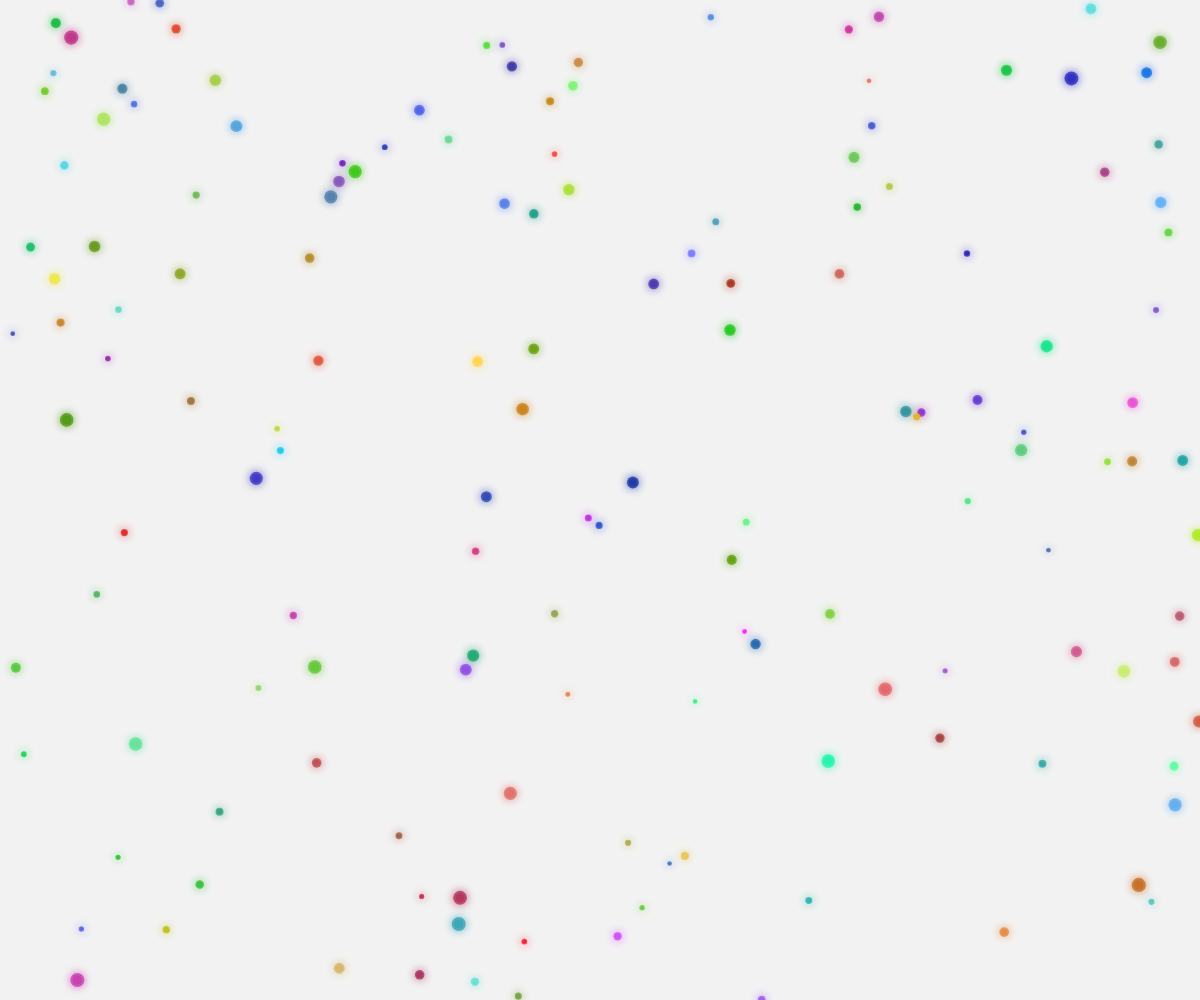
Frame 1 (no input)
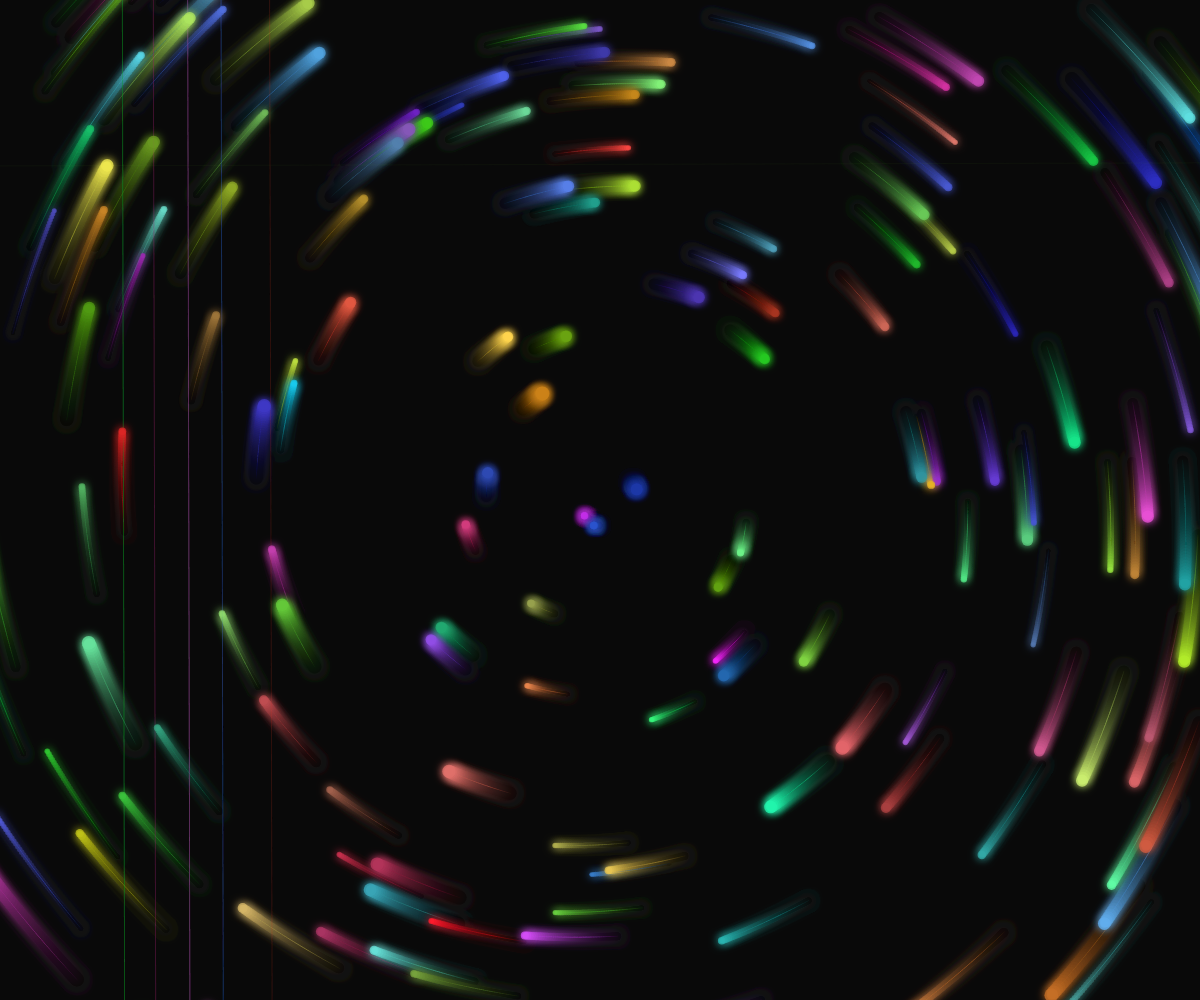
Frame 60 (no input)
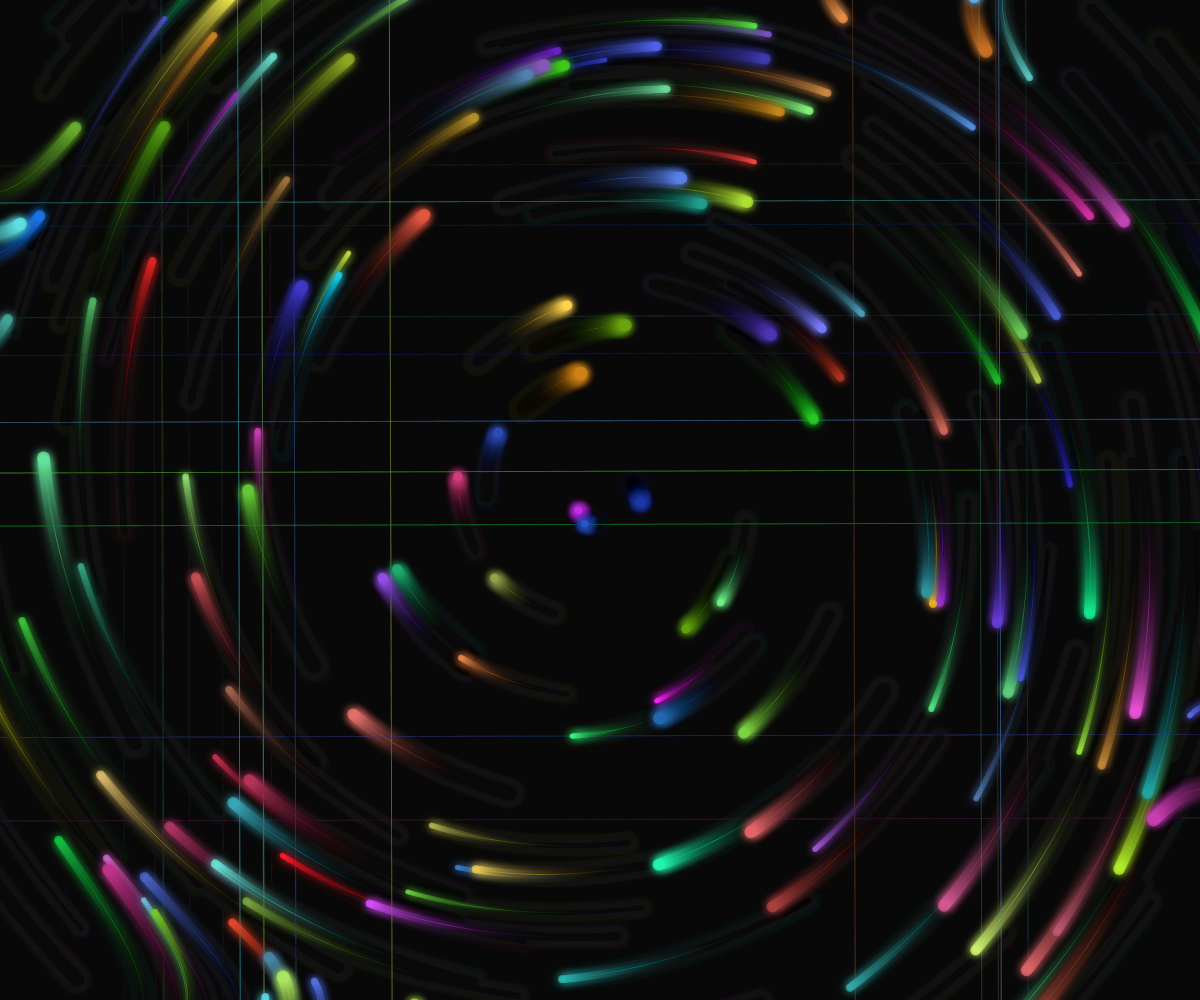
Frame 120 (the mouse pressed at the canvas centre since frame 60)

The p5.js sketch that drew these frames (run headless with seeded random() and noise() and a simulated clock; from frame 60 on, the mouse is pressed at the canvas centre):

// p5.js sketch
// ── sketch.js
let orbs = [];
const orbCount = 150;

function setup() {
  createCanvas(windowWidth, windowHeight);
  colorMode(HSB, 360, 100, 100, 1);
  
  // Create orbs with random properties
  for (let i = 0; i < orbCount; i++) {
    orbs.push({
      x: random(width),
      y: random(height),
      size: random(3, 8),
      hue: random(360),
      saturation: random(50, 90),
      brightness: random(60, 100),
      speedX: 0,
      speedY: 0,
      pulseSpeed: random(0.01, 0.03),
      pulsePhase: random(TWO_PI),
      originalSize: random(3, 8),
      trail: []
    });
  }
}

function draw() {
  background(220, 5, 5, 0.05);
  
  // Update and display orbs
  for (let i = 0; i < orbs.length; i++) {
    let orb = orbs[i];
    
    // Calculate current force from center
    let dx = orb.x - width/2;
    let dy = orb.y - height/2;
    let distance = sqrt(dx * dx + dy * dy);
    
    if (distance > 10) {
      // Radial force away from center
      let angle = atan2(dy, dx);
      let radialForce = 0.0005 * (1 - distance / max(width, height));
      
      orb.speedX += cos(angle) * radialForce;
      orb.speedY += sin(angle) * radialForce;
    }
    
    // Add some swirling motion
    let swirlForce = 0.0002;
    orb.speedX += -dy * swirlForce;
    orb.speedY += dx * swirlForce;
    
    // Dampen velocity
    orb.speedX *= 0.97;
    orb.speedY *= 0.97;
    
    // Update position
    orb.x += orb.speedX;
    orb.y += orb.speedY;
    
    // Wrap around edges
    if (orb.x < -50) orb.x = width + 50;
    if (orb.x > width + 50) orb.x = -50;
    if (orb.y < -50) orb.y = height + 50;
    if (orb.y > height + 50) orb.y = -50;
    
    // Add current position to trail
    orb.trail.push({x: orb.x, y: orb.y});
    
    // Limit trail length
    if (orb.trail.length > 30) {
      orb.trail.shift();
    }
    
    // Draw the trail
    noFill();
    stroke(orb.hue, orb.saturation, orb.brightness, 0.1);
    strokeWeight(0.5);
    beginShape();
    for (let pos of orb.trail) {
      vertex(pos.x, pos.y);
    }
    endShape();
    
    // Pulsing effect
    let pulse = sin(frameCount * orb.pulseSpeed + orb.pulsePhase) * 0.5 + 0.5;
    let currentSize = orb.originalSize * (1 + pulse * 0.2);
    
    // Draw the orb with glow
    noStroke();
    fill(orb.hue, orb.saturation, orb.brightness, 0.8);
    ellipse(orb.x, orb.y, currentSize);
    
    drawingContext.shadowBlur = 10;
    drawingContext.shadowColor = color(orb.hue, orb.saturation, orb.brightness);
    ellipse(orb.x, orb.y, currentSize * 1.5);
    drawingContext.shadowBlur = 0;
  }
}

function windowResized() {
  resizeCanvas(windowWidth, windowHeight);
}
